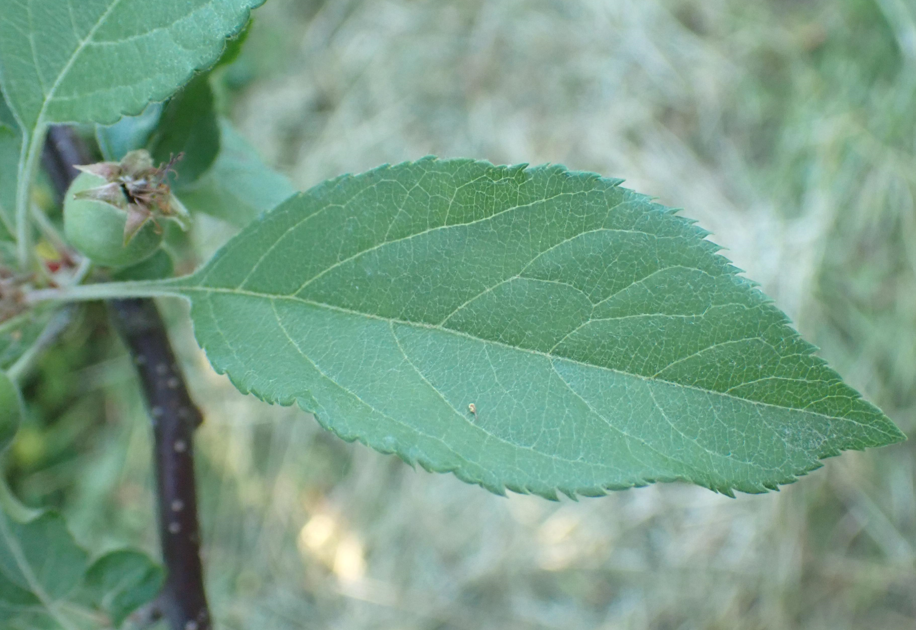
#> input picture healthy/h2.png, 916 x 630 px; its folder holds only this picture in this run
$ jupyter execute --allow-errors smart_crop_care.ipynb   (shell and % lines are left out)
#> lines starting #> are read from the running program, lines starting #| are printed output that depends on the picture
[cell 1]
# https://www.kaggle.com/datasets/jawadali1045/20k-multi-class-crop-disease-images

import numpy as np
import pandas as pd
import cv2
import os
import glob
from sklearn.model_selection import train_test_split
from sklearn.svm import SVC
from sklearn.metrics import classification_report, confusion_matrix
from sklearn.preprocessing import LabelEncoder
from sklearn.pipeline import make_pipeline
from skimage import feature
import matplotlib.pyplot as plt

[cell 2]
healthy_path = '/content/dataset/healthy/*.png'
diseased_path = '/content/dataset/diseased/*.png'

def load_images_from_folder(folder, label):
#> called with folder = '/content/dataset/healthy/*.png', label = 'healthy'
    images = []
    labels = []
    for filename in glob.glob(folder):
        img = cv2.imread(filename)
#> img is the input picture: shape (630, 916, 3); mean B, G, R 136.5, 158.6, 121.8
        img = cv2.resize(img, (64, 64))  # Resize to a smaller size
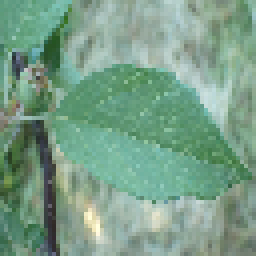
#> img: shape (64, 64, 3) (shown 4 times larger); mean B, G, R 136.5, 158.5, 121.8
        if img is not None:
            images.append(img)
            labels.append(label)
    return images, labels

healthy_images, healthy_labels = load_images_from_folder(healthy_path, 'healthy')
#> healthy_images = 1 item; healthy_labels = ['healthy']
diseased_images, diseased_labels = load_images_from_folder(diseased_path, 'diseased')
#> call 2 of load_images_from_folder, with folder = '/content/dataset/diseased/*.png', label = 'diseased'
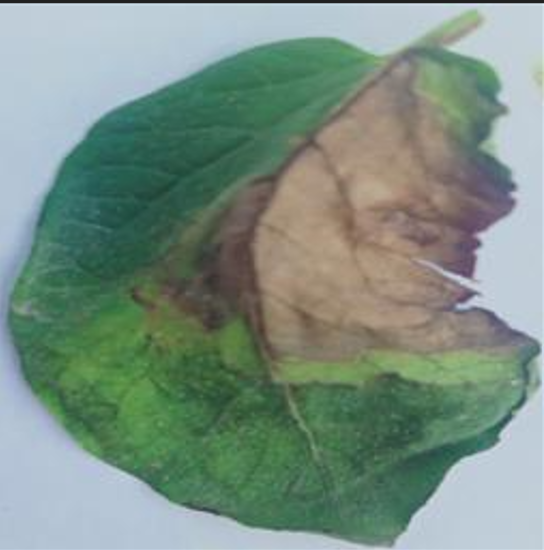
#> input picture diseased/d2.png, 544 x 550 px
#> in load_images_from_folder, img is the input picture: shape (550, 544, 3); mean B, G, R 131.4, 143.8, 123
#> in load_images_from_folder (call 2), `img = cv2.resize(img, (64, 64))`:
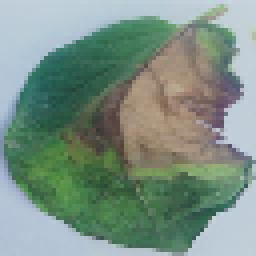
#> img: shape (64, 64, 3) (shown 4 times larger); mean B, G, R 132.3, 144.7, 123.8
#> diseased_images = 1 item; diseased_labels = ['diseased']

images = np.array(healthy_images + diseased_images)
labels = np.array(healthy_labels + diseased_labels)

unique_classes, counts = np.unique(labels, return_counts=True)
#> counts = [1, 1]
class_distribution = dict(zip(unique_classes, counts))
#> class_distribution = {'diseased': 1, 'healthy': 1}
print("Class distribution:", class_distribution)
#| Class distribution: {'diseased': 1, 'healthy': 1}

[cell 3]
def extract_hog_features(images):
    hog_features = []
    for image in images:
        gray_image = cv2.cvtColor(image, cv2.COLOR_BGR2GRAY)
        features = feature.hog(gray_image, pixels_per_cell=(8, 8),
                               cells_per_block=(2, 2), visualize=False)
        hog_features.append(features)
#> this loop made 2 passes
#> pass 1, in extract_hog_features, `gray_image = cv2.cvtColor(image, cv2.COLOR_BGR2GRAY)`:
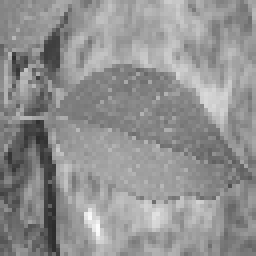
#> gray_image: shape (64, 64) (shown 4 times larger); min 43, max 251, mean 145.1
#> pass 2, in extract_hog_features, `gray_image = cv2.cvtColor(image, cv2.COLOR_BGR2GRAY)`:
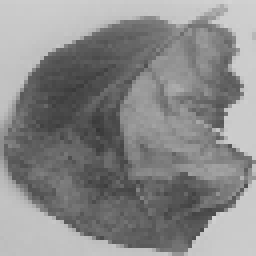
#> gray_image: shape (64, 64) (shown 4 times larger); min 54, max 212, mean 137
#> after the loop, hog_features = 2 items
    return np.array(hog_features)

X = extract_hog_features(images)
y = labels

[cell 4]
unique_classes, counts = np.unique(labels, return_counts=True)
class_distribution = dict(zip(unique_classes, counts))
print("Class distribution:", class_distribution)
#| Class distribution: {'diseased': 1, 'healthy': 1}

[cell 5]
healthy_images, healthy_labels = load_images_from_folder(healthy_path, 'healthy')
diseased_images, diseased_labels = load_images_from_folder(diseased_path, 'diseased')

print(f"Number of healthy images: {len(healthy_images)}")
#| Number of healthy images: 1
print(f"Number of diseased images: {len(diseased_images)}")
#| Number of diseased images: 1

images = np.array(healthy_images + diseased_images)
labels = np.array(healthy_labels + diseased_labels)

print(f"Total images loaded: {len(images)}")
#| Total images loaded: 2

[cell 6]
import matplotlib.pyplot as plt

def load_images_from_folder(folder, label):
    images = []
    labels = []
    for filename in glob.glob(folder):
        img = cv2.imread(filename)
        if img is not None:
            img = cv2.resize(img, (64, 64))
            images.append(img)
            labels.append(label)
    return images, labels

healthy_images, healthy_labels = load_images_from_folder(healthy_path, 'healthy')
diseased_images, diseased_labels = load_images_from_folder(diseased_path, 'diseased')

print(f"Number of healthy images: {len(healthy_images)}")
#| Number of healthy images: 1
print(f"Number of diseased images: {len(diseased_images)}")
#| Number of diseased images: 1

images = np.array(healthy_images + diseased_images)
labels = np.array(healthy_labels + diseased_labels)

print(f"Total images loaded: {len(images)}")
#| Total images loaded: 2

if len(images) > 0:
    plt.figure(figsize=(10, 5))
    for i in range(min(5, len(images))):
        plt.subplot(1, 5, i + 1)
        plt.imshow(cv2.cvtColor(images[i], cv2.COLOR_BGR2RGB))
        plt.axis('off')
    plt.show()
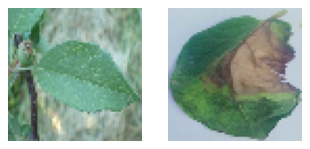
#> figure drawn by matplotlib, 2 panels
else:
    print("No images were loaded. Please check the dataset paths.")

[cell 7]
# Encode labels: healthy as 1, diseased as 0
label_encoder = LabelEncoder()
y_encoded = label_encoder.fit_transform(y)
#> y_encoded = [1, 0]

#> (the rest of this cell did not finish here and is left out)
